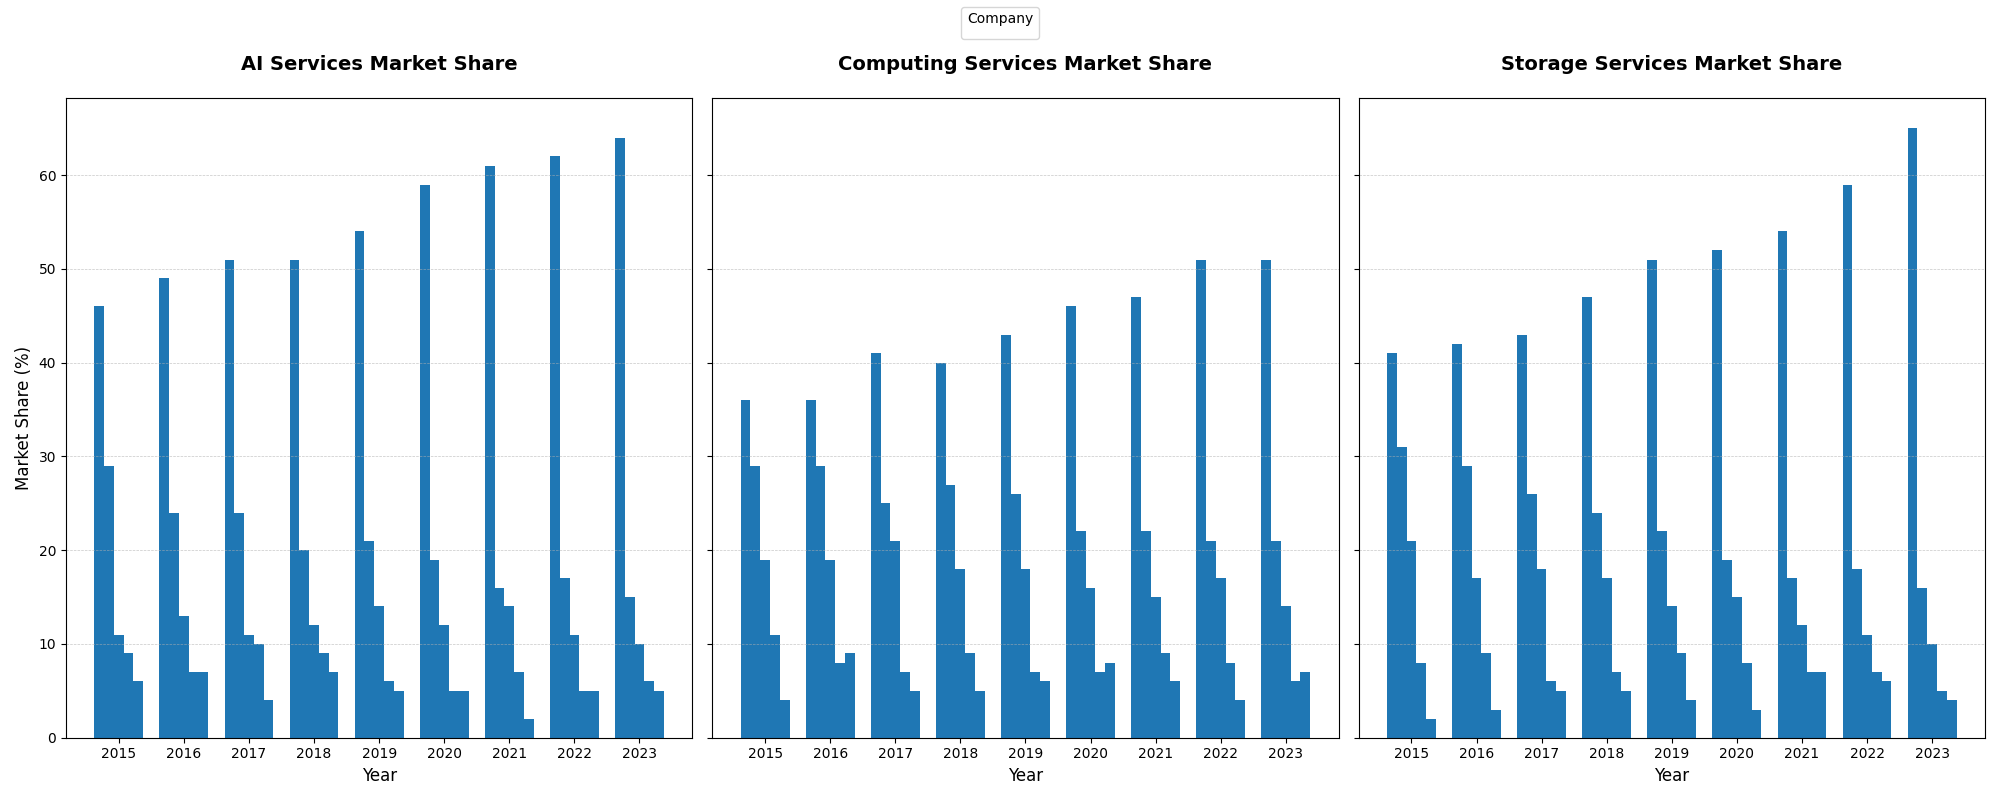

Python code for this plot:
import matplotlib.pyplot as plt
import numpy as np

years = np.arange(2015, 2024)
companies = ['TechCorp', 'CloudInc', 'DataSolutions', 'NetServices', 'AIInnovators']

storage_share = np.array([
    [41, 42, 43, 47, 51, 52, 54, 59, 65],
    [31, 29, 26, 24, 22, 19, 17, 18, 16],
    [21, 17, 18, 17, 14, 15, 12, 11, 10],
    [8, 9, 6, 7, 9, 8, 7, 7, 5],
    [2, 3, 5, 5, 4, 3, 7, 6, 4]
])

computing_share = np.array([
    [36, 36, 41, 40, 43, 46, 47, 51, 51],
    [29, 29, 25, 27, 26, 22, 22, 21, 21],
    [19, 19, 21, 18, 18, 16, 15, 17, 14],
    [11, 8, 7, 9, 7, 7, 9, 8, 6],
    [4, 9, 5, 5, 6, 8, 6, 4, 7]
])

ai_services_share = np.array([
    [46, 49, 51, 51, 54, 59, 61, 62, 64],
    [29, 24, 24, 20, 21, 19, 16, 17, 15],
    [11, 13, 11, 12, 14, 12, 14, 11, 10],
    [9, 7, 10, 9, 6, 5, 7, 5, 6],
    [6, 7, 4, 7, 5, 5, 2, 5, 5]
])

fig, axes = plt.subplots(nrows=1, ncols=3, figsize=(20, 8), sharey=True)

titles = ['AI Services Market Share', 'Computing Services Market Share', 'Storage Services Market Share']
market_share_data = [ai_services_share, computing_share, storage_share]

# New color applied here
color = '#1f77b4'

for ax, data, title in zip(axes, market_share_data, titles):
    bar_width = 0.15
    x_indexes = np.arange(len(years))
    
    for i, company in enumerate(companies):
        ax.bar(x_indexes + i * bar_width, data[i], width=bar_width, color=color, label=company if title == titles[2] else "")
    
    ax.set_xlabel('Year', fontsize=12)
    ax.set_title(title, fontsize=14, fontweight='bold', pad=20)
    ax.set_xticks(x_indexes + bar_width * 2)
    ax.set_xticklabels(years)
    ax.grid(axis='y', linestyle='--', linewidth=0.5, alpha=0.7)

axes[0].set_ylabel('Market Share (%)', fontsize=12)

handles, labels = axes[0].get_legend_handles_labels()
unique_labels = dict(zip(labels, handles))
fig.legend(unique_labels.values(), unique_labels.keys(), loc='upper center', fontsize=10, ncol=3, title='Company')

plt.tight_layout(rect=[0, 0, 1, 0.95])
plt.show()
